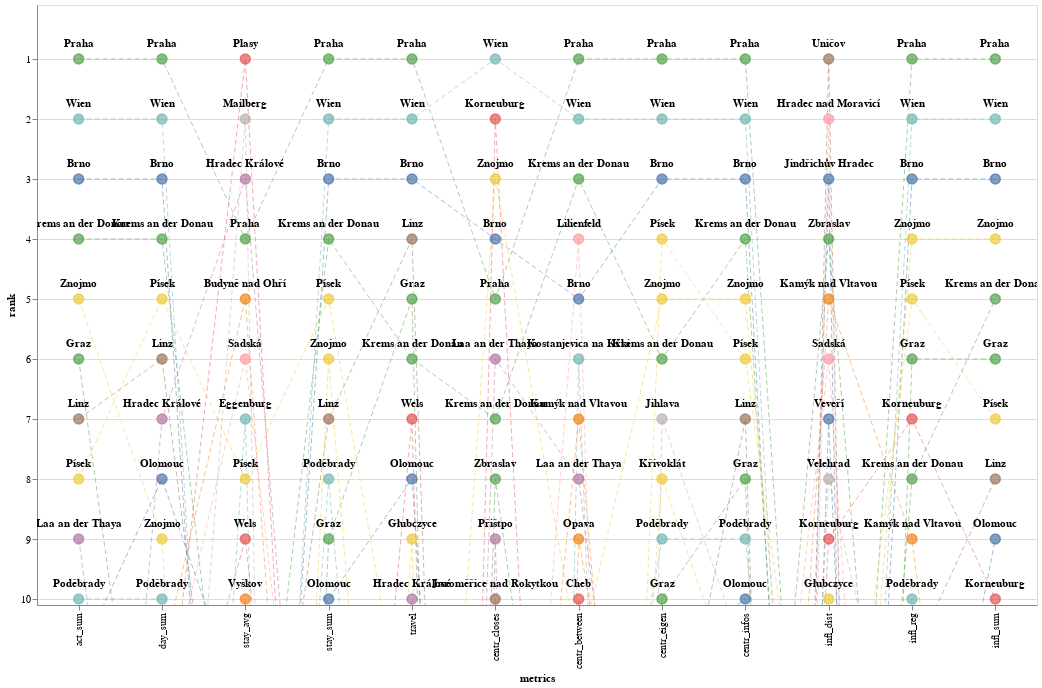

Write notebook code for a chart like this one.
### Code cell
import altair as alt

max_rank = 10

# get list of important places
imp_places = []
for metric in metrics:
    imp_places_m = df_matrices_order[df_matrices_order[metric] <= max_rank].index
    imp_places.extend(imp_places_m)

imp_places = np.unique(np.array(imp_places))


imp_places = df_matrices_order.loc[imp_places]
imp_places['name'] = imp_places.index

alt.renderers.set_embed_options(
    padding={"left": 5, "right": 10, "bottom": 5, "top": 0}
)

rank_chart = alt.Chart(imp_places).transform_window(
    index='count()'
).transform_fold(
    metrics
).properties(
    width=1000,
    height=600
).encode(
    color=alt.Color('name:N', legend=None),
    x=alt.X(
        'key:N',
        axis=alt.Axis(title='metrics'),
        sort=metrics
    ),
    y=alt.Y(
        'value:Q', 
        scale=alt.Scale(zero=False, domain=[max_rank + 0.1,0.1], nice=False),
        axis=alt.Axis(values=[i for i in range(1, max_rank+1)], tickMinStep=0.1, title='rank', format='.0f'),
    ),
)

lines = rank_chart.mark_line(
    clip=True,
    strokeWidth=.5,
    strokeDash=[5,3]
)

circles = rank_chart.mark_circle(
    clip=True,
    size=100,
    strokeOpacity=1,
    strokeWidth=1.5
).encode(
    stroke=alt.Color('name:N', legend=None),
)

labels = rank_chart.mark_text(
    clip=True,
    align='center',
    baseline='middle',
    dy=-15,
    fontWeight='bold',
    fill='black',
).encode(
    y=alt.Y('value:Q'),
    text='name:N',
)

lines + circles + labels

### Figure 1 — Vega-Lite specification as saved in the notebook (floating-point values rounded to 4 significant figures)
{"config": {"view": {"continuousWidth": 400, "continuousHeight": 300}}, "layer": [{"mark": {"type": "line", "clip": true, "strokeDash": [5, 3], "strokeWidth": 0.5}, "encoding": {"color": {"type": "nominal", "field": "name", "legend": null}, "x": {"type": "nominal", "axis": {"title": "metrics"}, "field": "key", "sort": ["act_sum", "day_sum", "stay_avg", "stay_sum", "travel", "centr_closes", "centr_between", "centr_eigen", "centr_infos", "infl_dist", "infl_reg", "infl_sum"]}, "y": {"type": "quantitative", "axis": {"format": ".0f", "tickMinStep": 0.1, "title": "rank", "values": [1, 2, 3, 4, 5, 6, 7, 8, 9, 10]}, "field": "value", "scale": {"domain": [10.1, 0.1], "nice": false, "zero": false}}}, "height": 600, "transform": [{"window": [{"op": "count", "as": "index"}]}, {"fold": ["act_sum", "day_sum", "stay_avg", "stay_sum", "travel", "centr_closes", "centr_between", "centr_eigen", "centr_infos", "infl_dist", "infl_reg", "infl_sum"]}], "width": 1000}, {"mark": {"type": "circle", "clip": true, "size": 100, "strokeOpacity": 1, "strokeWidth": 1.5}, "encoding": {"color": {"type": "nominal", "field": "name", "legend": null}, "stroke": {"type": "nominal", "field": "name", "legend": null}, "x": {"type": "nominal", "axis": {"title": "metrics"}, "field": "key", "sort": ["act_sum", "day_sum", "stay_avg", "stay_sum", "travel", "centr_closes", "centr_between", "centr_eigen", "centr_infos", "infl_dist", "infl_reg", "infl_sum"]}, "y": {"type": "quantitative", "axis": {"format": ".0f", "tickMinStep": 0.1, "title": "rank", "values": [1, 2, 3, 4, 5, 6, 7, 8, 9, 10]}, "field": "value", "scale": {"domain": [10.1, 0.1], "nice": false, "zero": false}}}, "height": 600, "transform": [{"window": [{"op": "count", "as": "index"}]}, {"fold": ["act_sum", "day_sum", "stay_avg", "stay_sum", "travel", "centr_closes", "centr_between", "centr_eigen", "centr_infos", "infl_dist", "infl_reg", "infl_sum"]}], "width": 1000}, {"mark": {"type": "text", "align": "center", "baseline": "middle", "clip": true, "dy": -15, "fill": "black", "fontWeight": "bold"}, "encoding": {"color": {"type": "nominal", "field": "name", "legend": null}, "text": {"type": "nominal", "field": "name"}, "x": {"type": "nominal", "axis": {"title": "metrics"}, "field": "key", "sort": ["act_sum", "day_sum", "stay_avg", "stay_sum", "travel", "centr_closes", "centr_between", "centr_eigen", "centr_infos", "infl_dist", "infl_reg", "infl_sum"]}, "y": {"type": "quantitative", "field": "value"}}, "height": 600, "transform": [{"window": [{"op": "count", "as": "index"}]}, {"fold": ["act_sum", "day_sum", "stay_avg", "stay_sum", "travel", "centr_closes", "centr_between", "centr_eigen", "centr_infos", "infl_dist", "infl_reg", "infl_sum"]}], "width": 1000}], "data": {"name": "data-18f59602f5d43185d86025e55f8788f0"}, "$schema": "https://vega.github.io/schema/vega-lite/v4.8.1.json", "datasets": {"data-18f59602f5d43185d86025e55f8788f0": [{"act_sum": 3, "day_sum": 3, "stay_avg": 24, "stay_sum": 3, "travel": 3, "centr_closes": 4, "centr_between": 5, "centr_eigen": 3, "centr_infos": 3, "infl_dist": 28, "infl_reg": 3, "infl_sum": 3, "name": "Brno"}, {"act_sum": 25, "day_sum": 11, "stay_avg": 5, "stay_sum": 24, "travel": 27, "centr_closes": 20, "centr_between": 23, "centr_eigen": 18, "centr_infos": 23, "infl_dist": 37, "infl_reg": 40, "infl_sum": 31, "name": "Budyně nad Ohří"}, {"act_sum": 60, "day_sum": 44, "stay_avg": 31, "stay_sum": 57, "travel": 14, "centr_closes": 64, "centr_between": 10, "centr_eigen": 35, "centr_infos": 35, "infl_dist": 69, "infl_reg": 59, "infl_sum": 68, "name": "Cheb"}, {"act_sum": 64, "day_sum": 28, "stay_avg": 7, "stay_sum": 61, "travel": 42, "centr_closes": 66, "centr_between": 70, "centr_eigen": 40, "centr_infos": 53, "infl_dist": 11, "infl_reg": 62, "infl_sum": 65, "name": "Eggenburg"}, {"act_sum": 6, "day_sum": 16, "stay_avg": 40, "stay_sum": 9, "travel": 5, "centr_closes": 61, "centr_between": 43, "centr_eigen": 10, "centr_infos": 8, "infl_dist": 44, "infl_reg": 6, "infl_sum": 6, "name": "Graz"}, {"act_sum": 31, "day_sum": 21, "stay_avg": 15, "stay_sum": 29, "travel": 9, "centr_closes": 60, "centr_between": 42, "centr_eigen": 39, "centr_infos": 25, "infl_dist": 10, "infl_reg": 41, "infl_sum": 36, "name": "Głubczyce"}, {"act_sum": 23, "day_sum": 7, "stay_avg": 3, "stay_sum": 20, "travel": 10, "centr_closes": 44, "centr_between": 36, "centr_eigen": 24, "centr_infos": 21, "infl_dist": 54, "infl_reg": 25, "infl_sum": 19, "name": "Hradec Králové"}, {"act_sum": 30, "day_sum": 40, "stay_avg": 48, "stay_sum": 34, "travel": 26, "centr_closes": 52, "centr_between": 64, "centr_eigen": 64, "centr_infos": 63, "infl_dist": 2, "infl_reg": 67, "infl_sum": 37, "name": "Hradec nad Moravicí"}, {"act_sum": 69, "day_sum": 59, "stay_avg": 57, "stay_sum": 54, "travel": 67, "centr_closes": 10, "centr_between": 31, "centr_eigen": 27, "centr_infos": 29, "infl_dist": 46, "infl_reg": 23, "infl_sum": 41, "name": "Jaroměřice nad Rokytkou"}, {"act_sum": 16, "day_sum": 24, "stay_avg": 51, "stay_sum": 11, "travel": 34, "centr_closes": 18, "centr_between": 73, "centr_eigen": 7, "centr_infos": 11, "infl_dist": 33, "infl_reg": 13, "infl_sum": 17, "name": "Jihlava"}, {"act_sum": 70, "day_sum": 60, "stay_avg": 58, "stay_sum": 66, "travel": 69, "centr_closes": 49, "centr_between": 62, "centr_eigen": 56, "centr_infos": 46, "infl_dist": 3, "infl_reg": 75, "infl_sum": 63, "name": "Jindřichův Hradec"}, {"act_sum": 27, "day_sum": 33, "stay_avg": 35, "stay_sum": 30, "travel": 60, "centr_closes": 21, "centr_between": 7, "centr_eigen": 23, "centr_infos": 26, "infl_dist": 5, "infl_reg": 9, "infl_sum": 20, "name": "Kamýk nad Vltavou"}, {"act_sum": 12, "day_sum": 36, "stay_avg": 42, "stay_sum": 25, "travel": 55, "centr_closes": 2, "centr_between": 29, "centr_eigen": 41, "centr_infos": 34, "infl_dist": 9, "infl_reg": 7, "infl_sum": 10, "name": "Korneuburg"}, {"act_sum": 40, "day_sum": 62, "stay_avg": 67, "stay_sum": 27, "travel": 11, "centr_closes": 74, "centr_between": 6, "centr_eigen": 43, "centr_infos": 45, "infl_dist": 68, "infl_reg": 63, "infl_sum": 50, "name": "Kostanjevica na Krki"}, {"act_sum": 4, "day_sum": 4, "stay_avg": 16, "stay_sum": 4, "travel": 6, "centr_closes": 7, "centr_between": 3, "centr_eigen": 6, "centr_infos": 4, "infl_dist": 25, "infl_reg": 8, "infl_sum": 5, "name": "Krems an der Donau"}, {"act_sum": 19, "day_sum": 22, "stay_avg": 49, "stay_sum": 13, "travel": 41, "centr_closes": 29, "centr_between": 27, "centr_eigen": 8, "centr_infos": 12, "infl_dist": 41, "infl_reg": 15, "infl_sum": 18, "name": "Křivoklát"}, {"act_sum": 9, "day_sum": 19, "stay_avg": 41, "stay_sum": 14, "travel": 44, "centr_closes": 6, "centr_between": 8, "centr_eigen": 19, "centr_infos": 17, "infl_dist": 34, "infl_reg": 12, "infl_sum": 21, "name": "Laa an der Thaya"}, {"act_sum": 22, "day_sum": 27, "stay_avg": 39, "stay_sum": 19, "travel": 35, "centr_closes": 22, "centr_between": 4, "centr_eigen": 49, "centr_infos": 30, "infl_dist": 67, "infl_reg": 61, "infl_sum": 59, "name": "Lilienfeld"}, {"act_sum": 7, "day_sum": 6, "stay_avg": 17, "stay_sum": 7, "travel": 4, "centr_closes": 43, "centr_between": 20, "centr_eigen": 14, "centr_infos": 7, "infl_dist": 50, "infl_reg": 11, "infl_sum": 8, "name": "Linz"}, {"act_sum": 73, "day_sum": 20, "stay_avg": 2, "stay_sum": 73, "travel": 37, "centr_closes": 25, "centr_between": 38, "centr_eigen": 57, "centr_infos": 50, "infl_dist": 76, "infl_reg": 76, "infl_sum": 76, "name": "Mailberg"}, {"act_sum": 11, "day_sum": 8, "stay_avg": 12, "stay_sum": 10, "travel": 8, "centr_closes": 28, "centr_between": 57, "centr_eigen": 11, "centr_infos": 10, "infl_dist": 55, "infl_reg": 16, "infl_sum": 9, "name": "Olomouc"}, {"act_sum": 18, "day_sum": 25, "stay_avg": 43, "stay_sum": 16, "travel": 12, "centr_closes": 50, "centr_between": 9, "centr_eigen": 17, "centr_infos": 16, "infl_dist": 57, "infl_reg": 33, "infl_sum": 25, "name": "Opava"}, {"act_sum": 24, "day_sum": 13, "stay_avg": 1, "stay_sum": 26, "travel": 17, "centr_closes": 48, "centr_between": 41, "centr_eigen": 36, "centr_infos": 32, "infl_dist": 35, "infl_reg": 20, "infl_sum": 15, "name": "Plasy"}, {"act_sum": 10, "day_sum": 10, "stay_avg": 27, "stay_sum": 8, "travel": 24, "centr_closes": 13, "centr_between": 17, "centr_eigen": 9, "centr_infos": 9, "infl_dist": 24, "infl_reg": 10, "infl_sum": 13, "name": "Poděbrady"}, {"act_sum": 1, "day_sum": 1, "stay_avg": 4, "stay_sum": 1, "travel": 1, "centr_closes": 5, "centr_between": 1, "centr_eigen": 1, "centr_infos": 1, "infl_dist": 22, "infl_reg": 1, "infl_sum": 1, "name": "Praha"}, {"act_sum": 8, "day_sum": 5, "stay_avg": 8, "stay_sum": 5, "travel": 13, "centr_closes": 27, "centr_between": 37, "centr_eigen": 4, "centr_infos": 6, "infl_dist": 16, "infl_reg": 5, "infl_sum": 7, "name": "Písek"}, {"act_sum": 46, "day_sum": 54, "stay_avg": 44, "stay_sum": 40, "travel": 62, "centr_closes": 9, "centr_between": 59, "centr_eigen": 58, "centr_infos": 47, "infl_dist": 59, "infl_reg": 49, "infl_sum": 61, "name": "Přištpo"}, {"act_sum": 26, "day_sum": 12, "stay_avg": 6, "stay_sum": 18, "travel": 30, "centr_closes": 17, "centr_between": 53, "centr_eigen": 12, "centr_infos": 18, "infl_dist": 6, "infl_reg": 27, "infl_sum": 29, "name": "Sadská"}, {"act_sum": 44, "day_sum": 64, "stay_avg": 63, "stay_sum": 51, "travel": 65, "centr_closes": 56, "centr_between": 52, "centr_eigen": 47, "centr_infos": 61, "infl_dist": 1, "infl_reg": 72, "infl_sum": 58, "name": "Uničov"}, {"act_sum": 41, "day_sum": 30, "stay_avg": 32, "stay_sum": 32, "travel": 28, "centr_closes": 40, "centr_between": 21, "centr_eigen": 28, "centr_infos": 36, "infl_dist": 8, "infl_reg": 14, "infl_sum": 11, "name": "Velehrad"}, {"act_sum": 52, "day_sum": 43, "stay_avg": 29, "stay_sum": 48, "travel": 57, "centr_closes": 36, "centr_between": 74, "centr_eigen": 50, "centr_infos": 48, "infl_dist": 7, "infl_reg": 39, "infl_sum": 30, "name": "Veveří"}, {"act_sum": 34, "day_sum": 29, "stay_avg": 10, "stay_sum": 39, "travel": 39, "centr_closes": 67, "centr_between": 67, "centr_eigen": 59, "centr_infos": 54, "infl_dist": 19, "infl_reg": 34, "infl_sum": 47, "name": "Vyškov"}, {"act_sum": 17, "day_sum": 14, "stay_avg": 9, "stay_sum": 22, "travel": 7, "centr_closes": 53, "centr_between": 22, "centr_eigen": 29, "centr_infos": 22, "infl_dist": 62, "infl_reg": 45, "infl_sum": 22, "name": "Wels"}, {"act_sum": 2, "day_sum": 2, "stay_avg": 25, "stay_sum": 2, "travel": 2, "centr_closes": 1, "centr_between": 2, "centr_eigen": 2, "centr_infos": 2, "infl_dist": 27, "infl_reg": 2, "infl_sum": 2, "name": "Wien"}, {"act_sum": 29, "day_sum": 18, "stay_avg": 30, "stay_sum": 23, "travel": 49, "centr_closes": 8, "centr_between": 18, "centr_eigen": 21, "centr_infos": 19, "infl_dist": 4, "infl_reg": 21, "infl_sum": 23, "name": "Zbraslav"}, {"act_sum": 5, "day_sum": 9, "stay_avg": 34, "stay_sum": 6, "travel": 23, "centr_closes": 3, "centr_between": 11, "centr_eigen": 5, "centr_infos": 5, "infl_dist": 20, "infl_reg": 4, "infl_sum": 4, "name": "Znojmo"}]}}
